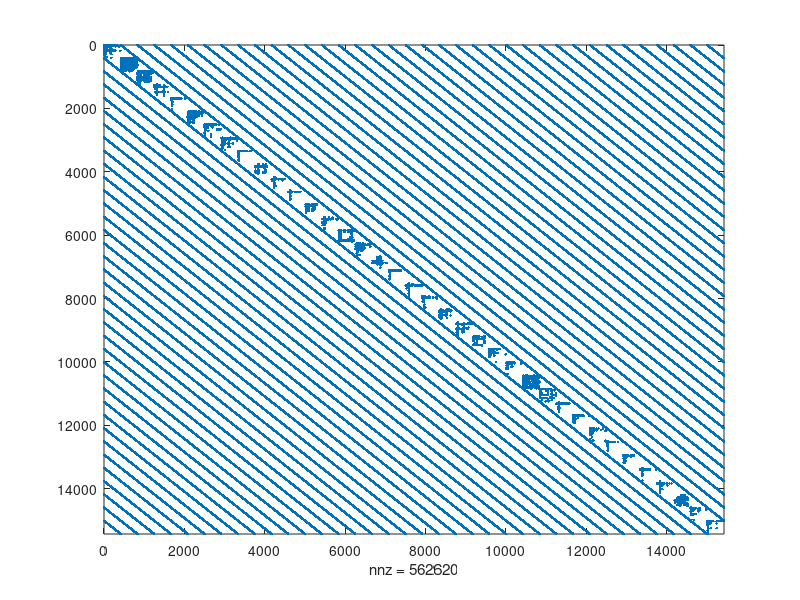

Recreate this plot in MATLAB. (Note: this script raises an error after producing the figure.)
% Description: computes deterministic estimates of the trace and the
% diagonal of f(A)=exp(beta*A) using Hadamard vetors in order to obtain
% approximations to the Estrada index and joint subgraph centralities of 
% the European airlines multiplex network [1,2]. The results for different 
% values of s (number of Hadamard vectors) are compared with the explicitly
% computed quantities using expm and are displayed in [3, Fig. 8].
% 
% [1] Cardillo, A., Gómez-Gardenes, J., Zanin, M., Romance, M., Papo, D.,
% Del Pozo, F. & Boccaletti, S. (2013) Emergence of network features from 
% multiplexity. Sci. Rep., 3(1), 1-6.
% [2] Taylor, D. (2021) Code Release: Supracentrality. Available at 
% https://github.com/taylordr/Supracentrality.
% [3] Bergermann, K. & Stoll, M. (2021) Fast computation of matrix 
% function-based centrality measures for layer-coupled multiplex networks. 
% https://arxiv.org/abs/2104.14368v3
% 
% Kai Bergermann, 2021

%% load subroutines
addpath('../subroutines')
addpath('../subroutines/funm_kryl')

%% load intra-layer adjacency matrices
load data/multiplex_airlines_GC.mat

% extract network size
n=net.N;
L=net.T;
nL=n*L;

%% choose inter-layer coupling
interlayer_type=1;
switch interlayer_type
    case 1 % all-to-all (self-edges excluded)
        interlayer_adjacency_matrix = sparse(ones(L)-eye(L));
    case 2 % all-to-all including self-edges
        interlayer_adjacency_matrix = ones(L); 
    case 3 % temporal (uni-directional [forward])
        interlayer_adjacency_matrix = spdiags([zeros(L,1),ones(L,1)],0:1,L,L); 
end

%% assemble supra-adjacency matrix
A_intra = spalloc(nL,nL,nL);
for t=1:L
  ids = (t-1)*n + (1:n);
  A_intra(ids,ids) = net.A{t}; %intra-layer block matrix
end

omegas = 10^(0);

A = A_intra + omegas(1) * kron(interlayer_adjacency_matrix,speye(n));

% spy plot of supra-adjacency matrix
figure(1)
spy(A)

%% estimating the extremal eigevalues via an initial lanczos procedure
beta=1e-02;

% set funm_kryl parameters
param.function = @(A) expm(beta*A);        % other choices: 'expBA', 'expCF', ...
param.restart_length = 10;
param.max_restarts = 50;
param.hermitian = 1;          % set 0 if A is not Hermitian
param.V_full = 0;             % set 1 if you need Krylov basis
param.H_full = 1;             % if using rational functions you can set this 0
param.exact = [];          % if not known set to []
param.bound = 1;              % returns upper and lower bounds (after some cycles)
param.stopping_accuracy = 1e-16;  % stopping accuracy
param.inner_product = @inner_product;
param.thick = [];             % thick-restart function  
param.min_decay = 0.95;       % we desire linear error reduction of rate < .95 
param.waitbar = 0;            % show waitbar 
param.reorth_number = 0;      % #reorthogonalizations
param = param_init(param);    % check and correct param structure

[~,out] = funm_kryl(A,ones(nL,1),param);
lambda=eig(out.H_full);

lambda_min=min(lambda);
lambda_max=max(lambda);

%% subgraph centrality explicitly
% set parameter beta
beta = 5/max(lambda);

% 'exact' result computed with expm
expm_betaA = expm(beta*A);
diag_expA = diag(expm_betaA);

% update parameter beta in funm_kryl
param.function = @(A) expm(beta*A);        % other choices: 'expBA', 'expCF', ...

%% subgraph centrality diagonal estimator
% using deterministic Hadamard vectors

tic
% build two small Hadamard matrices from which to compute larger ones via
% Kronecker products
H1 = [1, 1; 1, -1];
H2 = [1, 1, 1, 1; 1, -1, 1, -1; 1, 1, -1, -1; 1, -1, -1, 1];

% set number of Hadamard vectors
s=16;

% build Hadamard matrix of desired size by means of Kronecker products
% (H can be an arbitrary Hadamard matrix, we only need its orthogonality)
if s==2
    H = H1;
elseif s==4
    H = H2;
elseif s==8
    H = kron(H1,H2);
elseif s==16
    H = kron(H1,kron(H1, H2));
elseif s==32
    H = kron(H2,kron(H1, H2));
elseif s==64
    H = kron(H1,kron(H2,kron(H1, H2)));
elseif s==128
    H = kron(H1,kron(H2,kron(H1,kron(H1, H2))));
elseif s==256
    H = kron(H1,kron(H1,kron(H2,kron(H1,kron(H1, H2)))));
elseif s==512
    H = kron(H2,kron(H1,kron(H2,kron(H1,kron(H1, H2)))));
elseif s==1024
    H = kron(H1,kron(H2,kron(H1,kron(H2,kron(H1,kron(H1, H2))))));
elseif s==2048
    H = kron(H2,kron(H2,kron(H1,kron(H2,kron(H1,kron(H1, H2))))));
end

% stack H upon itself as often as it requires to have nL rows in H_sy
H_sy = repmat(H, ceil(nL/s), 1);

D = zeros(nL,1);
t = zeros(nL,1);
q = zeros(nL,1);
% loop over Hadamard vectors
for k=1:s
    % generate Hadamard vector of required length
    v_k = H_sy(1:nL,k);
    
    % evaluate sumands using funm_kryl
    t = t + funm_kryl(A,v_k,param) .* v_k;
    
    % vector for elementwise division in diagonal estimator
    % (always the one vector for Rademacher vectors)
    q = q + v_k.^2;
    
    % update diagonal estimator
    D = t ./ q;
end

% compute and output l2-error of diagonal estimation and relative error
% of the trace for 's'-many Hadamard vectors
error_2norm = norm(D-diag_expA,2)/norm(diag_expA,2)
rel_error_EE = abs(sum(D) - sum(diag_expA))/abs(sum(diag_expA))
toc
